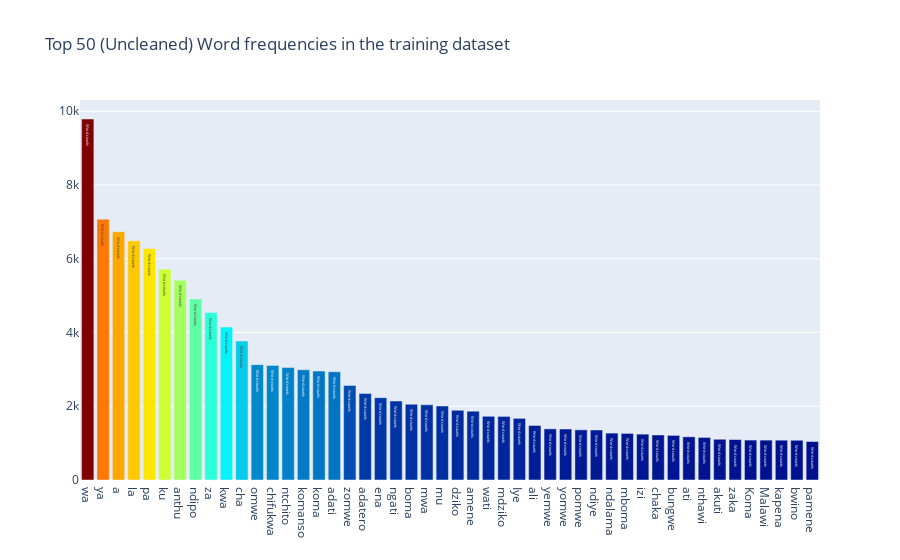

Notebook source saved alongside this figure:
### Markdown cell above
## Summary statistics of the training set

Here we can visualize some basic statistics in the data, like the distribution of entries for each author. For this purpose, I will invoke the handy Plot.ly visualisation library and plot some simple bar plots. Unhide the cell below if you want to see the Plot.ly code.

### Code cell
all_words = all_data['Text'].str.split(expand=True).unstack().value_counts()
data = [go.Bar(
            x = all_words.index.values[2:50],
            y = all_words.values[2:50],
            marker= dict(colorscale='Jet',
                         color = all_words.values[2:100]
                        ),
            text='Word counts'
    )]

layout = go.Layout(
    title='Top 50 (Uncleaned) Word frequencies in the training dataset'
)

fig = go.Figure(data=data, layout=layout)

py.iplot(fig, filename='basic-bar')

### Figure 1 — Plotly figure (JSON) as saved in the notebook; plotly's stock layout.template omitted (floating-point values rounded to 4 significant figures)
{"data": [{"marker": {"color": [9791, 7074, 6734, 6487, 6277, 5717, 5415, 4912, 4541, 4148, 3770, 3129, 3108, 3050, 2991, 2953, 2935, 2566, 2349, 2232, 2142, 2055, 2040, 2009, 1890, 1868, 1728, 1725, 1672, 1479, 1387, 1383, 1361, 1357, 1272, 1264, 1244, 1221, 1210, 1172, 1155, 1105, 1098, 1083, 1082, 1080, 1078, 1044, 1032, 1026, 986, 947, 919, 901, 891, 886, 873, 847, 837, 830, 825, 787, 784, 783, 780, 764, 759, 753, 745, 742, 735, 723, 719, 710, 703, 700, 690, 684, 677, 676, 673, 670, 665, 646, 645, 620, 616, 606, 604, 604, 593, 587, 587, 586, 577, 571, 570, 556], "colorscale": [[0, "rgb(0,0,131)"], [0.2, "rgb(0,60,170)"], [0.4, "rgb(5,255,255)"], [0.6, "rgb(255,255,0)"], [0.8, "rgb(250,0,0)"], [1, "rgb(128,0,0)"]]}, "text": "Word counts", "type": "bar", "x": ["wa", "ya", "a", "la", "pa", "ku", "anthu", "ndipo", "za", "kwa", "cha", "omwe", "chifukwa", "ntchito", "komanso", "koma", "adati", "zomwe", "adatero", "ena", "ngati", "boma", "mwa", "mu", "dziko", "amene", "wati", "mdziko", "Iye", "ali", "yemwe", "yomwe", "pomwe", "ndiye", "ndalama", "mboma", "izi", "chaka", "bungwe", "ati", "nthawi", "akuti", "zaka", "Koma", "Malawi", "kapena", "bwino", "pamene"], "y": [9791, 7074, 6734, 6487, 6277, 5717, 5415, 4912, 4541, 4148, 3770, 3129, 3108, 3050, 2991, 2953, 2935, 2566, 2349, 2232, 2142, 2055, 2040, 2009, 1890, 1868, 1728, 1725, 1672, 1479, 1387, 1383, 1361, 1357, 1272, 1264, 1244, 1221, 1210, 1172, 1155, 1105, 1098, 1083, 1082, 1080, 1078, 1044]}], "layout": {"title": {"text": "Top 50 (Uncleaned) Word frequencies in the training dataset"}}}
